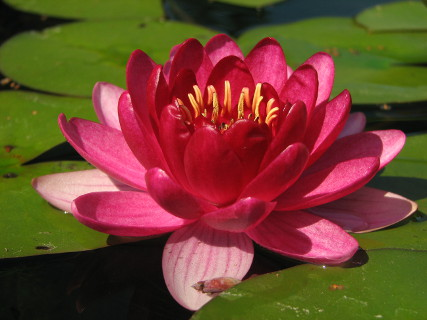
#> input picture exercise_2/lotus320.jpg, 427 x 320 px
$ jupyter execute --allow-errors exercise_2b.ipynb
#> lines starting #> are read from the running program, lines starting #| are printed output that depends on the picture; after the words box and inside, x2 and y2 are one past the last pixel; in counts of white or black regions, pixels touching at a corner belong together
<center>
<a href="https://www.vision.rwth-aachen.de/"></a>
</center>

# Computer Vision Exercises

**Assistants:**
<br>
George Lydakis &lt;lydakis@vision.rwth-aachen.de&gt;
<br>
Lucas Nunes &lt;nunes@vision.rwth-aachen.de&gt;

The assignments are **not mandatory and do not give bonus points for the exam**! The contents are relevant for the exam, though.

Make sure you fill in any place in *code cells* that says:
```python
# YOUR CODE HERE
raise NotImplementedError()
```

Make sure you fill in any place in *text cells* that says:
<br>

`YOUR ANSWER HERE`

### Submission:

⏰ Due date: 2026-05-18 23:59:00

**Important**:
Follow the instructions below when submitting your attempt.\
Submissions not following these instructions will not be graded.

1. Add the names and matriculation numbers of all team members below. Only **one team member should upload** the solutions.
2. **Use jupyter**. Other notebook-editing software (e.g. VSCode, pycharm) might corrupt the notebook files and could have issues with displaying matplotlib interactively.
3. **Do not remove, modify or duplicate** any given cells, except those in which you need to fill in your implementation. You can add new cells in order to present additional texts or plots.
4. **Restart the kernel and re-run the whole notebook** once before submission. After this step, the cell id should be incremental from top to bottom, and all plots should be displayed.
5. **Submit only the `.ipynb` files**, do not upload archives (zip, rar, tar, etc.), images or datasets.
6. **Do not change the filenames** of the `.ipynb` files.

Team members (names and matriculation numbers):
* Cheng Zhen Lee, 464018
* Mahmut Mücteba Öncü, 467122
*
*

# Graph Cut Segmentation

In this part you will implement foreground-background segmentation using *Markov random fields* (MRF) and graph cuts.

### Recap from the lecture
A Markov random field is a graphical model that expresses the structure of (input and output) variables. In our image segmentation case this structure means that we do not simply model the foreground and background pixel colors but also take into account the neighborhood relations of the pixels. This encodes the intuition that neighboring pixels are more likely to belong to the same region than just two random pixels of the image.

The color (or more generally, appearance) models and the neighborhood relations are combined in a so-called *energy function* (or cost function), which is then minimized to obtain an optimal label-assignment.

Given a structured input (here: image pixel colors) $\mathcal{Y} = \{Y_j|j \in I\}$ we want to find the output (here: labeling) $\mathcal{X} = \{X_j | j \in I\}$ such that

$$
\hat{\mathcal{X}} = \arg \min_{\mathcal{X}} E(\mathcal{X}, \mathcal{Y})
$$

$$
E(\mathcal{X}, \mathcal{Y}) = \sum_{j\in I}{\psi_u (X_j,Y_j)} + \sum_{i, j\in I}{\psi_p (X_i,X_j,Y_i,Y_j)}.
$$

The set $I$ contains all possible pixel indices. In our two-label (binary) segmentation case, the label variables must be either 0 (background) or 1 (foreground) $X_j \in \{0, 1\}$.

The so-called *unary potential* $\psi_u (X_j,Y_j)$ is the cost of assigning the label $X_j$ to a pixel with color $Y_j$. In probabilistic terms, the unary potential is

$$
\psi_u (X_j,Y_j)=-\omega_u \cdot \log p(X_j|Y_j),
$$

with an appropriate model $p$ for the foreground and the background and a weighting factor $\omega_u$. The unaries encourage labeling each pixel with the label (foreground/background) whose color model is a better fit for that particular pixel.

The *pairwise potential* $\psi_p$ incorporates the dependencies between pixels. To speed up the computation, the pairwise model is usually restricted to neighboring pixels and is therefore set to zero if the $i$th and $j$th pixels are not direct neighbors in a 4-neighborhood. In our case it written as:

$$
\psi_p (X_i,X_j,Y_i,Y_j)=\omega_p\cdot
\begin{cases}
1,&\text{if }   X_i\neq X_j \text{ and } i,j \text{ are neighbors}  \\
0,&\text{otherwise}
\end{cases}
$$

with some weighting factor $\omega_p$. Such a pairwise potential encourages neighboring pixels to have the same label because it gives some nonzero cost to each pair of neighboring pixels that are assigned different labels.

After this, a Graph Cut method is used to find the optimal solution $\hat{\mathcal X}$ of the energy function.

### Bird's eye overview

It's easy to get lost in all the details, so here's an roadmap of what we're going to do:

1. Set up the Markov Random Field (define unaries and pairwise potentials), in more detail:
    1. Manually define some approximate initial background and foreground regions in the image
    2. Model the distribution of background and foreground colors based on the colors found in the approximate initial regions
    3. For each pixel independently, calculate the posterior probability of being foreground, based on the models from the previous step (create a "probability map")
    4. Calculate the unary potentials based on the foreground probability map
    5. Define the pairwise potentials (using the neighborhood relations)
2. Use the graph cut algorithm to minimize the energy function of the Markov Random Field and obtain a labeling

### Additional setup

You will not have to implement the graph cut algorithm yourself, we use the `gco-wrapper` package instead. There is no `conda`-package available, but we can install it using `python3 -m pip install gco-wrapper`. (This is a Python wrapper over the C++ gco library. The C++ library can be found at https://vision.cs.uwaterloo.ca/code/). Make sure to activate the environment before running the installation command.

[cell 1]
# Some imports and helper functions
import cv2
import gco
import imageio
import matplotlib.pyplot as plt
import numpy as np


def draw_mask_on_image(image, mask, color=(0, 255, 255)):
    """Return a visualization of a mask overlaid on an image."""
    result = image.copy()
    kernel = cv2.getStructuringElement(cv2.MORPH_RECT, (3, 3))
    dilated = cv2.morphologyEx(mask.astype(np.uint8), cv2.MORPH_DILATE, kernel)
    outline = dilated > mask
    result[mask == 1] = (result[mask == 1] * 0.4 + np.array(color) * 0.6).astype(
        np.uint8
    )
    result[outline] = color
    return result

## Mask Initialization

First, manually create initial boxes of foreground and background regions.

We will use these to build color models which model the probability of a pixel color occuring, given either that it is a foreground or a background pixel.

[cell 2]
# POINTS: 1

im = imageio.imread("lotus320.jpg")
#> im is the input picture: shape (320, 427, 3); mean R, G, B 112.3, 67.9, 45.8
h, w = im.shape[:2]

# Set up initial foreground and background
# regions for building the color model
init_fg_mask = np.zeros([h, w])
init_bg_mask = np.zeros([h, w])

# Now set some rectangular region of the initial foreground mask to 1.
# This should be a part of the image that is fully foreground.
# The indices in the following line are just an example,
# and they need to be corrected so that only flower pixels are included
init_fg_mask[100:150, 150:250] = 1

# Same for the background (replace the indices)
init_bg_mask[10:100, 10:90] = 1

fig, axes = plt.subplots(1, 2, figsize=(9.5, 5))
axes[0].set_title("Initial foreground mask")
axes[0].imshow(draw_mask_on_image(im, init_fg_mask))
#> in draw_mask_on_image, `dilated = cv2.morphologyEx(mask.astype(np.uint8), cv2.MORPH_DILATE, ke..`:
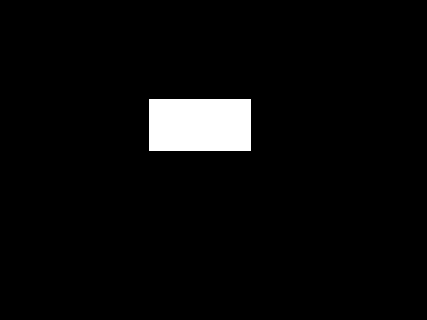
#> dilated: shape (320, 427); values 0 (black) and 1 (white), 3.9% white; 1 white region, box (x1, y1, x2, y2) and area: (149, 99, 251, 151) 5304
axes[1].set_title("Initial background mask")
axes[1].imshow(draw_mask_on_image(im, init_bg_mask))
#> call 2 of draw_mask_on_image, with color = (0, 255, 255)
#> in draw_mask_on_image (call 2), `dilated = cv2.morphologyEx(mask.astype(np.uint8), cv2.MORPH_DILATE, ke..`:
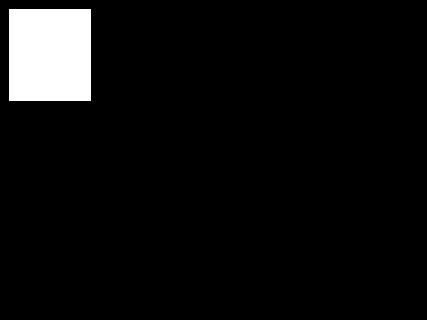
#> dilated: shape (320, 427); values 0 (black) and 1 (white), 5.5% white; 1 white region, box (x1, y1, x2, y2) and area: (9, 9, 91, 101) 7544
fig.tight_layout()

Are bigger or smaller boxes better for color modelling of foreground and background? Why?

A bigger box is better, as more of the background and foreground features are captured.

## Color Modeling by Histograms

A common way to model color distributions is to use *Gaussian mixture models*. However, to keep this exercise simple, we will only use color histograms (i.e. the relative frequencies of quantized colors) in the respective region of the image defined by the boxes. In other words, we model the color simply as a discretized, categorical random variable.

Implement the function `calculate_histogram`. It should take as input the image `im` with values in the range $[0, 255]$ and a `mask` the same size as the image. The mask is 1 at the positions of the image where the histogram should be computed, zero elsewhere. The final parameter `n_bins` defines how many bins should be used in the histogram along each dimension. The function should **return a 3-dimensional array** of shape `[n_bins, n_bins, n_bins]`, containing the relative frequency for each `(r, g, b)` color bin within the region of the image defined by the mask, i.e. the fraction of pixels falling within each bin. The histogram should be normalized (sum to 1). All bins are initialized with a small value ($10^{−3}$) to avoid relative frequencies which are zero. (Why would zeros be a problem?)

[cell 3]
# POINTS: 3

def calculate_histogram(im, mask, n_bins):
    histogram = np.full((n_bins, n_bins, n_bins), fill_value=0.001)

    masked_pixels = im[mask == 1]

    counts, _ = np.histogramdd(masked_pixels, bins=n_bins, range=[(0, 256), (0, 256), (0, 256)])

    histogram += counts

    histogram /= np.sum(histogram)

    return histogram

The following plot displays the marginal distributions of the regions you defined above.

[cell 4]
n_bins = 10
fg_histogram = calculate_histogram(im, init_fg_mask, n_bins)
bg_histogram = calculate_histogram(im, init_bg_mask, n_bins)

fig, axes = plt.subplots(
    3,
    2,
    figsize=(5, 5),
    sharex=True,
    sharey=True,
    num="Relative frequency of color bins",
)

x = np.arange(n_bins)
axes[0, 0].bar(x, np.sum(fg_histogram, (1, 2)))
axes[0, 0].set_title("red (foreground)")
axes[1, 0].bar(x, np.sum(fg_histogram, (0, 2)))
axes[1, 0].set_title("green (foreground)")
axes[2, 0].bar(x, np.sum(fg_histogram, (0, 1)))
axes[2, 0].set_title("blue (foreground)")

axes[0, 1].bar(x, np.sum(bg_histogram, (1, 2)))
axes[0, 1].set_title("red (background)")
axes[1, 1].bar(x, np.sum(bg_histogram, (0, 2)))
axes[1, 1].set_title("green (background)")
axes[2, 1].bar(x, np.sum(bg_histogram, (0, 1)))
axes[2, 1].set_title("blue (background)")
fig.tight_layout()
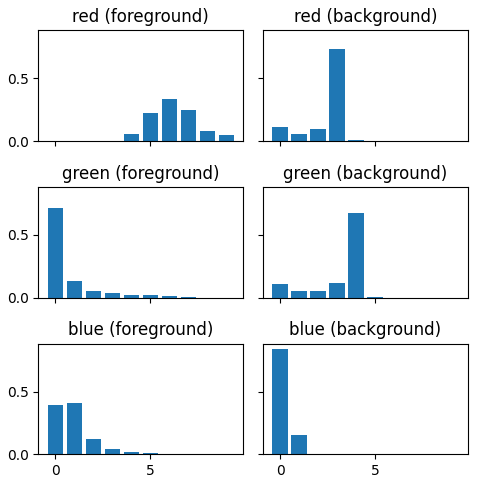
#> figure drawn by matplotlib, 6 panels; panel 5: tallest bar 0.407 high, from x = 0.6 to 1.4

How does the histogram calculation in `calculate_histogram` differ from creating 3 separate histograms, for R, G, and B individually? Would this alternative method (separate histograms) yield more or or less information about the image?

Zeroes would be a problem because the values are usually used to calculate probabilities, and the probability might be multiplied to 0.
Separate histograms would yield less information, as we lose the correspondence of the different colour channels to each other for each pixel.

## Foreground Probability Map

The next step in the segmentation process is to estimate a probability map: For each pixel we want to estimate the probability that it belongs to the foreground. This will be used as basis for the unary potential.

The function `foreground_pmap(im, fg_histogram, bg_histogram)` should take the image `im` and the two histograms `fg_histogram`, `bg_histogram` estimated from the foreground region and the background region respecively. It should return an array of shape $\texttt{height}\times\texttt{width}$ containing the probability of each pixel belonging to the foreground. To estimate the required probability $p(c|[r, g, b])$ from the computed histograms, a class prior $p(c)$ of $0.5$ should be used, which means that both foreground and background pixels are equally likely a priori.

Recall Bayes' theorem applied to this case:

$$
p(c\ |\ r,g,b) = \frac{p(c) \cdot p(r,g,b\ |\ c)}{p(r,g,b)} = \frac{p(c)\cdot p(r,g,b\ |\ c)}{\sum_{\tilde{c}} p(\tilde{c}) \cdot p(r,g,b\ |\ \tilde{c}) }
$$

[cell 5]
# POINTS: 4

def foreground_pmap(im, fg_histogram, bg_histogram):
    n_bins = fg_histogram.shape[0]

    bin_r = np.clip((im[:, :, 0] / 256 * n_bins).astype(int), 0, n_bins - 1)
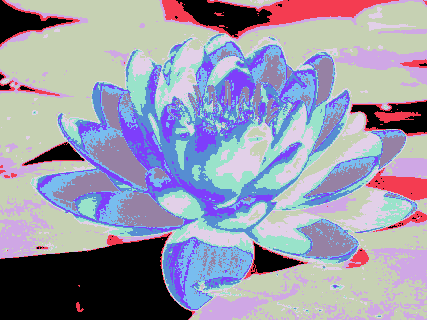
#> bin_r: shape (320, 427) int64; 10 distinct labels, from 0 to 9; one colour per label, 0 black
    bin_g = np.clip((im[:, :, 1] / 256 * n_bins).astype(int), 0, n_bins - 1)
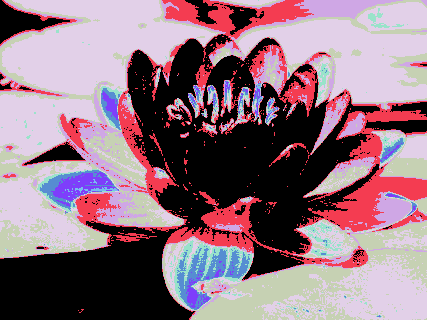
#> bin_g: shape (320, 427) int64; 10 distinct labels, from 0 to 9; one colour per label, 0 black
    bin_b = np.clip((im[:, :, 2] / 256 * n_bins).astype(int), 0, n_bins - 1)
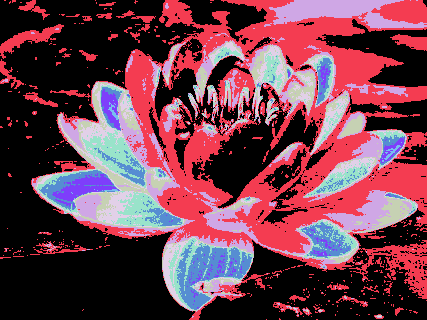
#> bin_b: shape (320, 427) int64; 9 distinct labels, from 0 to 8; one colour per label, 0 black

    p_rgb_given_fg = fg_histogram[bin_r, bin_g, bin_b]
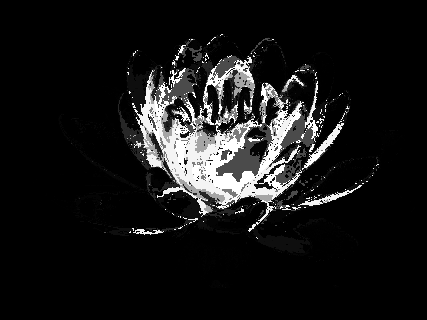
#> p_rgb_given_fg: shape (320, 427) float64; min 2e-07, max 0.196, mean 0.018; drawn with min black and max white
    p_rgb_given_bg = bg_histogram[bin_r, bin_g, bin_b]
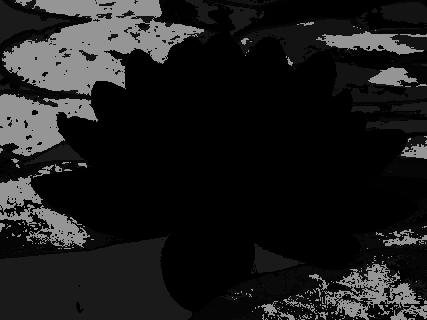
#> p_rgb_given_bg: shape (320, 427) float64; min 1.39e-07, max 0.585, mean 0.111

    result = p_rgb_given_fg / (p_rgb_given_fg + p_rgb_given_bg)
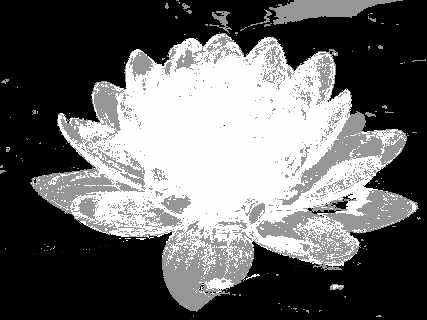
#> result: shape (320, 427) float64; min 3.42e-07, max 1, mean 0.403

    return result

[cell 6]
foreground_prob = foreground_pmap(im, fg_histogram, bg_histogram)
fig, axes = plt.subplots(1, 2, figsize=(9.5, 5), sharey=True)
axes[0].imshow(im)
axes[0].set_title("Input image")
im_plot = axes[1].imshow(foreground_prob, cmap="viridis")
axes[1].set_title("Foreground posterior probability")
fig.tight_layout()
fig.colorbar(im_plot, ax=axes)
foreground_map = foreground_prob > 0.5
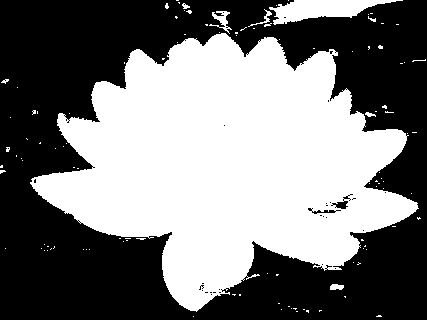
#> foreground_map: shape (320, 427) bool; 47.2% white; 112 white regions (103 under 20 px), largest, box (x1, y1, x2, y2) and area: (30, 33, 419, 312) 61953, (269, 0, 403, 25) 1725, (209, 11, 232, 34) 185
#> (the rest of the program and of its run is left out)
